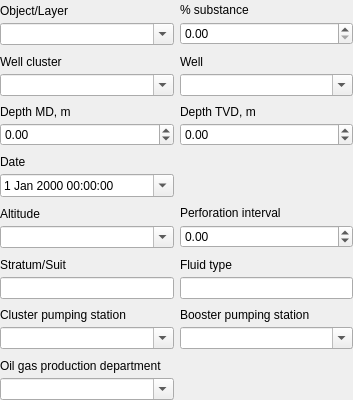
<?xml version="1.0" encoding="UTF-8"?>
<ui version="4.0">
 <class>PassportComponentControl</class>
 <widget class="QWidget" name="PassportComponentControl">
  <property name="geometry">
   <rect>
    <x>0</x>
    <y>0</y>
    <width>353</width>
    <height>400</height>
   </rect>
  </property>
  <property name="windowTitle">
   <string>Form</string>
  </property>
  <layout class="QGridLayout" name="gridLayout">
   <property name="leftMargin">
    <number>0</number>
   </property>
   <property name="topMargin">
    <number>0</number>
   </property>
   <property name="rightMargin">
    <number>0</number>
   </property>
   <property name="bottomMargin">
    <number>0</number>
   </property>
   <item row="1" column="1">
    <layout class="QVBoxLayout" name="verticalLayout_5">
     <property name="spacing">
      <number>2</number>
     </property>
     <item>
      <widget class="QLabel" name="wellLabel">
       <property name="text">
        <string>Well</string>
       </property>
      </widget>
     </item>
     <item>
      <widget class="QComboBox" name="wellComboBox">
       <property name="editable">
        <bool>true</bool>
       </property>
      </widget>
     </item>
    </layout>
   </item>
   <item row="0" column="1">
    <layout class="QVBoxLayout" name="substanceVerticalLayout">
     <property name="spacing">
      <number>2</number>
     </property>
     <item>
      <layout class="QHBoxLayout" name="horizontalLayout">
       <item>
        <widget class="QLabel" name="substanceLabel">
         <property name="sizePolicy">
          <sizepolicy hsizetype="Expanding" vsizetype="Preferred">
           <horstretch>0</horstretch>
           <verstretch>0</verstretch>
          </sizepolicy>
         </property>
         <property name="text">
          <string>% substance</string>
         </property>
        </widget>
       </item>
       <item>
        <widget class="QLabel" name="summarySubstanceLabel">
         <property name="sizePolicy">
          <sizepolicy hsizetype="Minimum" vsizetype="Preferred">
           <horstretch>0</horstretch>
           <verstretch>0</verstretch>
          </sizepolicy>
         </property>
         <property name="layoutDirection">
          <enum>Qt::LeftToRight</enum>
         </property>
         <property name="text">
          <string/>
         </property>
         <property name="alignment">
          <set>Qt::AlignRight|Qt::AlignTrailing|Qt::AlignVCenter</set>
         </property>
        </widget>
       </item>
      </layout>
     </item>
     <item>
      <widget class="QDoubleSpinBox" name="substanceSpinBox">
       <property name="maximum">
        <double>100.000000000000000</double>
       </property>
      </widget>
     </item>
    </layout>
   </item>
   <item row="1" column="0">
    <layout class="QVBoxLayout" name="wellClusterVerticalLayout">
     <property name="spacing">
      <number>2</number>
     </property>
     <item>
      <widget class="QLabel" name="wellClusterLabel">
       <property name="text">
        <string>Well cluster</string>
       </property>
      </widget>
     </item>
     <item>
      <widget class="QComboBox" name="wellClusterComboBox">
       <property name="editable">
        <bool>true</bool>
       </property>
      </widget>
     </item>
    </layout>
   </item>
   <item row="0" column="0">
    <layout class="QVBoxLayout" name="layerVerticalLayout">
     <property name="spacing">
      <number>2</number>
     </property>
     <item>
      <widget class="QLabel" name="layerLabel">
       <property name="text">
        <string>Object/Layer</string>
       </property>
      </widget>
     </item>
     <item>
      <widget class="QComboBox" name="layerComboBox">
       <property name="editable">
        <bool>true</bool>
       </property>
      </widget>
     </item>
    </layout>
   </item>
   <item row="4" column="0">
    <layout class="QVBoxLayout" name="verticalLayout_11">
     <property name="spacing">
      <number>2</number>
     </property>
     <item>
      <widget class="QLabel" name="altitudeLabel">
       <property name="text">
        <string>Altitude</string>
       </property>
      </widget>
     </item>
     <item>
      <widget class="QComboBox" name="altitudeComboBox">
       <property name="editable">
        <bool>true</bool>
       </property>
      </widget>
     </item>
    </layout>
   </item>
   <item row="2" column="0">
    <layout class="QVBoxLayout" name="verticalLayout_7">
     <property name="spacing">
      <number>2</number>
     </property>
     <item>
      <widget class="QLabel" name="depthLabel">
       <property name="text">
        <string>Depth MD, m</string>
       </property>
      </widget>
     </item>
     <item>
      <widget class="QDoubleSpinBox" name="depthSpinBox">
       <property name="minimum">
        <double>-10000.000000000000000</double>
       </property>
       <property name="maximum">
        <double>50000.000000000000000</double>
       </property>
      </widget>
     </item>
    </layout>
   </item>
   <item row="5" column="1">
    <layout class="QVBoxLayout" name="verticalLayout_14">
     <property name="spacing">
      <number>2</number>
     </property>
     <item>
      <widget class="QLabel" name="fluidTypeLabel">
       <property name="text">
        <string>Fluid type</string>
       </property>
      </widget>
     </item>
     <item>
      <widget class="QLineEdit" name="fluidTypeLineEdit"/>
     </item>
    </layout>
   </item>
   <item row="3" column="0">
    <layout class="QVBoxLayout" name="dateVerticalLayout">
     <property name="spacing">
      <number>2</number>
     </property>
     <item>
      <widget class="QLabel" name="dateLabel">
       <property name="text">
        <string>Date</string>
       </property>
      </widget>
     </item>
     <item>
      <widget class="QDateTimeEdit" name="dateEdit">
       <property name="calendarPopup">
        <bool>true</bool>
       </property>
      </widget>
     </item>
    </layout>
   </item>
   <item row="6" column="0">
    <layout class="QVBoxLayout" name="verticalLayout_12">
     <property name="spacing">
      <number>2</number>
     </property>
     <item>
      <widget class="QLabel" name="clusterLabel">
       <property name="text">
        <string>Cluster pumping station</string>
       </property>
      </widget>
     </item>
     <item>
      <widget class="QComboBox" name="clusterComboBox">
       <property name="editable">
        <bool>true</bool>
       </property>
      </widget>
     </item>
    </layout>
   </item>
   <item row="5" column="0">
    <layout class="QVBoxLayout" name="verticalLayout_13">
     <property name="spacing">
      <number>2</number>
     </property>
     <item>
      <widget class="QLabel" name="thicknessLabel">
       <property name="text">
        <string>Stratum/Suit</string>
       </property>
      </widget>
     </item>
     <item>
      <widget class="QLineEdit" name="stratumLineEdit"/>
     </item>
    </layout>
   </item>
   <item row="6" column="1">
    <layout class="QVBoxLayout" name="verticalLayout_16">
     <property name="spacing">
      <number>2</number>
     </property>
     <item>
      <widget class="QLabel" name="boosterLabel">
       <property name="text">
        <string>Booster pumping station</string>
       </property>
      </widget>
     </item>
     <item>
      <widget class="QComboBox" name="boosterComboBox">
       <property name="editable">
        <bool>true</bool>
       </property>
      </widget>
     </item>
    </layout>
   </item>
   <item row="4" column="1">
    <layout class="QVBoxLayout" name="verticalLayout_10">
     <property name="spacing">
      <number>2</number>
     </property>
     <item>
      <widget class="QLabel" name="intervalLabel">
       <property name="text">
        <string>Perforation interval</string>
       </property>
      </widget>
     </item>
     <item>
      <widget class="QDoubleSpinBox" name="perforationIntervalSpinBox">
       <property name="minimum">
        <double>-10000.000000000000000</double>
       </property>
       <property name="maximum">
        <double>50000.000000000000000</double>
       </property>
      </widget>
     </item>
    </layout>
   </item>
   <item row="7" column="0">
    <layout class="QVBoxLayout" name="verticalLayout_17">
     <property name="spacing">
      <number>2</number>
     </property>
     <item>
      <widget class="QLabel" name="oilGasProdDepLabel">
       <property name="text">
        <string>Oil gas production department</string>
       </property>
      </widget>
     </item>
     <item>
      <widget class="QComboBox" name="oilGasProdDepComboBox">
       <property name="editable">
        <bool>true</bool>
       </property>
      </widget>
     </item>
    </layout>
   </item>
   <item row="3" column="1">
    <layout class="QVBoxLayout" name="verticalLayout_9">
     <property name="spacing">
      <number>2</number>
     </property>
    </layout>
   </item>
   <item row="2" column="1">
    <layout class="QVBoxLayout" name="verticalLayout_15">
     <property name="spacing">
      <number>2</number>
     </property>
     <item>
      <widget class="QLabel" name="depthTypeLabel">
       <property name="text">
        <string>Depth TVD, m</string>
       </property>
      </widget>
     </item>
     <item>
      <widget class="QDoubleSpinBox" name="depthTVDSpinBox">
       <property name="minimum">
        <double>-10000.000000000000000</double>
       </property>
       <property name="maximum">
        <double>50000.000000000000000</double>
       </property>
      </widget>
     </item>
    </layout>
   </item>
  </layout>
 </widget>
 <tabstops>
  <tabstop>layerComboBox</tabstop>
  <tabstop>substanceSpinBox</tabstop>
  <tabstop>wellClusterComboBox</tabstop>
  <tabstop>wellComboBox</tabstop>
  <tabstop>depthSpinBox</tabstop>
  <tabstop>altitudeComboBox</tabstop>
  <tabstop>perforationIntervalSpinBox</tabstop>
  <tabstop>stratumLineEdit</tabstop>
  <tabstop>fluidTypeLineEdit</tabstop>
  <tabstop>clusterComboBox</tabstop>
  <tabstop>boosterComboBox</tabstop>
  <tabstop>oilGasProdDepComboBox</tabstop>
 </tabstops>
 <resources/>
 <connections/>
</ui>
